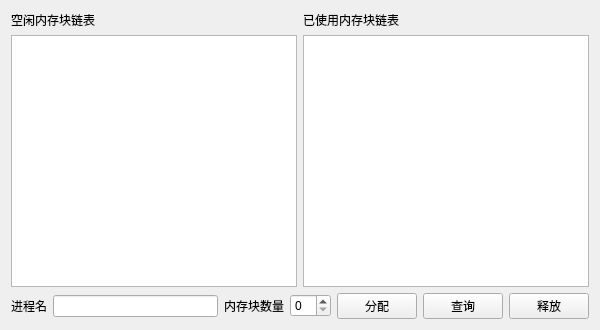
<?xml version="1.0" encoding="UTF-8"?>
<ui version="4.0">
 <class>Widget</class>
 <widget class="QWidget" name="Widget">
  <property name="geometry">
   <rect>
    <x>0</x>
    <y>0</y>
    <width>600</width>
    <height>330</height>
   </rect>
  </property>
  <property name="windowTitle">
   <string>Widget</string>
  </property>
  <layout class="QVBoxLayout" name="verticalLayout">
   <item>
    <layout class="QGridLayout" name="gridLayout">
     <item row="0" column="0">
      <widget class="QLabel" name="label">
       <property name="text">
        <string>空闲内存块链表</string>
       </property>
      </widget>
     </item>
     <item row="0" column="1">
      <widget class="QLabel" name="label_2">
       <property name="text">
        <string>已使用内存块链表</string>
       </property>
      </widget>
     </item>
     <item row="1" column="0">
      <widget class="QListWidget" name="listWidgetFree"/>
     </item>
     <item row="1" column="1">
      <widget class="QListWidget" name="listWidgetUsed"/>
     </item>
    </layout>
   </item>
   <item>
    <layout class="QHBoxLayout" name="horizontalLayout">
     <item>
      <widget class="QLabel" name="label_3">
       <property name="text">
        <string>进程名</string>
       </property>
      </widget>
     </item>
     <item>
      <widget class="QLineEdit" name="lineEditProcessName"/>
     </item>
     <item>
      <widget class="QLabel" name="label_4">
       <property name="text">
        <string>内存块数量</string>
       </property>
      </widget>
     </item>
     <item>
      <widget class="QSpinBox" name="spinBoxMemCount"/>
     </item>
     <item>
      <widget class="QPushButton" name="pushButtonAllocate">
       <property name="text">
        <string>分配</string>
       </property>
      </widget>
     </item>
     <item>
      <widget class="QPushButton" name="pushButtonFind">
       <property name="text">
        <string>查询</string>
       </property>
      </widget>
     </item>
     <item>
      <widget class="QPushButton" name="pushButtonFree">
       <property name="text">
        <string>释放</string>
       </property>
      </widget>
     </item>
    </layout>
   </item>
  </layout>
 </widget>
 <layoutdefault spacing="6" margin="11"/>
 <resources/>
 <connections/>
</ui>
